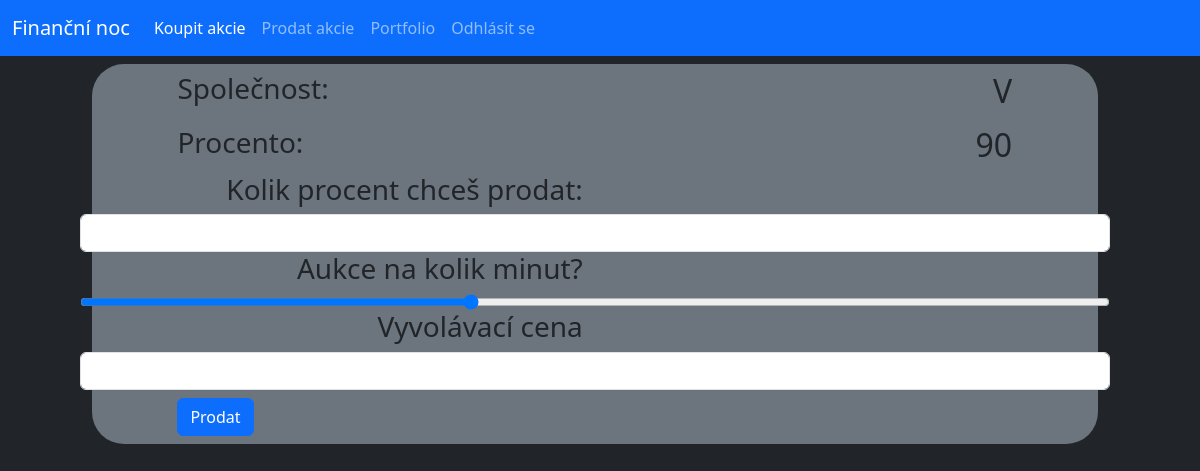
The app's page /sell/1 (signed in), older data.
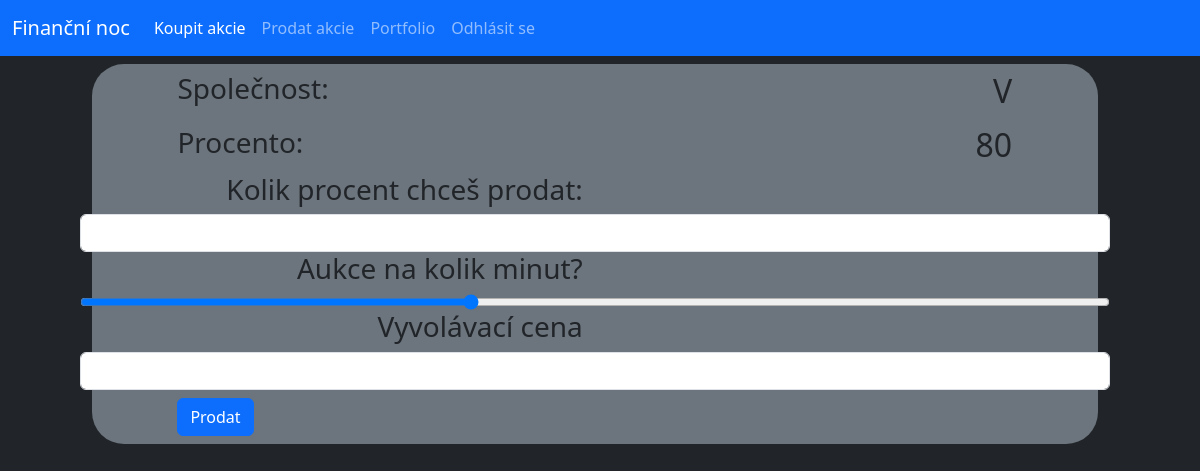
The same page, newer data.
### database.py (models this page shows, shortened)
class Stock(db.Model):
    _id = db.Column("id", db.Integer, primary_key=True)
    owner = db.Column(db.String(40))
    name = db.Column(db.String(40))
    percentage = db.Column(db.Integer)
    isSelling = db.Column(db.Boolean)

### router.py (the view, shortened to what this page needs)
@app.route("/sell", methods=["GET"])
@app.route("/sell/<stock_id>", methods=["GET", "POST"])
def sellStock(stock_id=-1):
    if not "user" in session:
        return redirect(url_for("login"))
    if (request.method == "GET") and (int(stock_id) < 0):
        stocks = Stock.query.filter_by(owner=session["user"]).all()
        for stock in stocks: print(stock.isSelling)
        return render_template("sell.html", stocks=stocks, logged=True)
    elif (request.method == "GET") and (int(stock_id) >= 0):
        stock = Stock.query.filter_by(_id=stock_id).first()
        stocks = Stock.query.all()
        if stock.owner == session["user"]:
            return render_template("stockSell.html", stock=stock, logged=True)
        else:
            flash("Tuto akcii nevlastníš!")
            return redirect(url_for("home"))

### Templates/stockSell.html (shortened to what this page needs)
{% extends "main.html" %}
{% block content %}
<div class="row py-2">
    <div class="col-offset-1 col-11">
        <div class="conteiner offset-1 bg-secondary rounded-5">
            <div class="row py-2">
                <div class="col-4 offset-1"><h3>Společnost:</h3></div>
                <div class="col-6"><h2 class="text-end">{{stock.name}}</h2></div>
            </div>
            <form action="#" method="POST">
                <div class="row">
                    <div class="col-4 offset-1"><h3>Procento:</h3></div>
                    <div class="col-6"><h2 class="text-end">{{stock.percentage}}</h2></div>
                    <div class="col-6"><h3 class="text-end">Kolik procent chceš prodat: </h3></div>
                    <input type="amount" class="form-control" id="amount" name="amount">
                    <div class="col-6"><h3 class="text-end">Aukce na kolik minut?</h3></div>
                    <input type="range" min="20" max="100" value="50" class="slider" id="minutes" name="minutes">
                </div>
                <div class="row">
                    <div class="col-6"><h3 class="text-end">Vyvolávací cena</h3></div>
                    <input type="price" class="form-control" id="price" name="price">
                </div>
                <div class="row py-2">
                    <div class="col-4 offset-1">
                        <button type="submit" class="btn btn-primary">Prodat</button>
                    </div>
            </form>
            </div>
        </div>
    </div>
{% endblock %}

Row changes from the older to the newer data that the page shows:
changed Stock: percentage "90" → "80"
